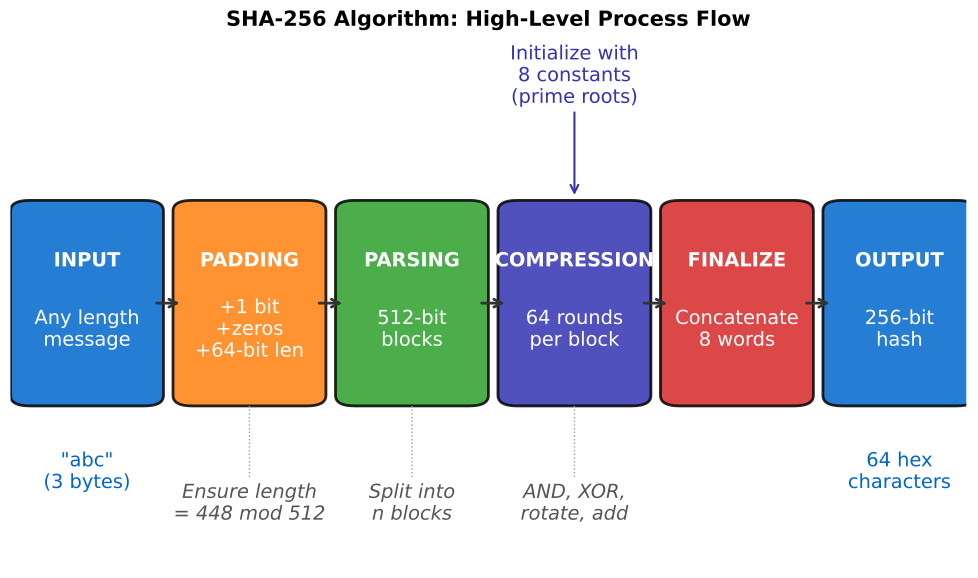

Source code (Python):
"""
SHA-256 High-Level Process Flow
Shows the main steps of the SHA-256 algorithm
"""

import matplotlib.pyplot as plt
import matplotlib.patches as patches
from matplotlib.patches import FancyBboxPatch, FancyArrowPatch
import numpy as np
from pathlib import Path

CHART_METADATA = {
    'title': 'SHA-256 Process Flow',
    'url': 'https://github.com/Digital-AI-Finance/Blockchain_Crypto/tree/main/Module_A_Blockchain_Foundations/L03_Hash_Functions/charts/04_sha256_process'
}

plt.rcParams.update({
    'font.size': 14,
    'axes.labelsize': 14,
    'axes.titlesize': 16,
    'xtick.labelsize': 12,
    'ytick.labelsize': 12,
    'legend.fontsize': 12,
    'figure.figsize': (10, 6),
    'figure.dpi': 150
})

MLPURPLE = '#3333B2'
MLBLUE = '#0066CC'
MLORANGE = '#FF7F0E'
MLGREEN = '#2CA02C'
MLRED = '#D62728'
MLLAVENDER = '#ADADE0'

fig, ax = plt.subplots(figsize=(10, 6))

# Process steps (x position, y position, label, description, color)
steps = [
    (0.08, 0.5, 'INPUT', 'Any length\nmessage', MLBLUE),
    (0.25, 0.5, 'PADDING', '+1 bit\n+zeros\n+64-bit len', MLORANGE),
    (0.42, 0.5, 'PARSING', '512-bit\nblocks', MLGREEN),
    (0.59, 0.5, 'COMPRESSION', '64 rounds\nper block', MLPURPLE),
    (0.76, 0.5, 'FINALIZE', 'Concatenate\n8 words', MLRED),
    (0.93, 0.5, 'OUTPUT', '256-bit\nhash', MLBLUE),
]

box_width = 0.12
box_height = 0.35

for i, (x, y, label, desc, color) in enumerate(steps):
    # Main box
    box = FancyBboxPatch((x - box_width/2, y - box_height/2), box_width, box_height,
                          boxstyle="round,pad=0.02", facecolor=color,
                          edgecolor='black', linewidth=2, alpha=0.85)
    ax.add_patch(box)

    # Label (bold)
    ax.text(x, y + 0.08, label, ha='center', va='center', fontsize=14,
            fontweight='bold', color='white')

    # Description
    ax.text(x, y - 0.05, desc, ha='center', va='center', fontsize=14,
            color='white')

    # Arrow to next step
    if i < len(steps) - 1:
        next_x = steps[i + 1][0]
        ax.annotate('', xy=(next_x - box_width/2 - 0.01, y),
                    xytext=(x + box_width/2 + 0.01, y),
                    arrowprops=dict(arrowstyle='->', color='#333', lw=2))

# Add details below
details = [
    (0.25, 0.12, 'Ensure length\n= 448 mod 512'),
    (0.42, 0.12, 'Split into\nn blocks'),
    (0.59, 0.12, 'AND, XOR,\nrotate, add'),
]

for x, y, text in details:
    ax.text(x, y, text, ha='center', va='center', fontsize=14,
            color='#555', style='italic')
    # Dotted line up
    ax.plot([x, x], [y + 0.05, 0.5 - box_height/2 - 0.02],
            color='#999', linestyle=':', linewidth=1)

# Initial hash values annotation
ax.annotate('Initialize with\n8 constants\n(prime roots)', xy=(0.59, 0.7),
            xytext=(0.59, 0.88), ha='center', fontsize=14, color=MLPURPLE,
            arrowprops=dict(arrowstyle='->', color=MLPURPLE, lw=1.5))

# Example sizes
ax.text(0.08, 0.18, '"abc"\n(3 bytes)', ha='center', va='center', fontsize=14, color=MLBLUE)
ax.text(0.93, 0.18, '64 hex\ncharacters', ha='center', va='center', fontsize=14, color=MLBLUE)

ax.set_xlim(0, 1)
ax.set_ylim(0, 1)
ax.axis('off')

plt.title('SHA-256 Algorithm: High-Level Process Flow', fontweight='bold', fontsize=15, pad=10)
plt.tight_layout()

output_path = Path(__file__).parent / 'chart.pdf'
plt.savefig(output_path, bbox_inches='tight', dpi=300)
print(f"Chart saved to: {output_path.absolute()}")
plt.close()
